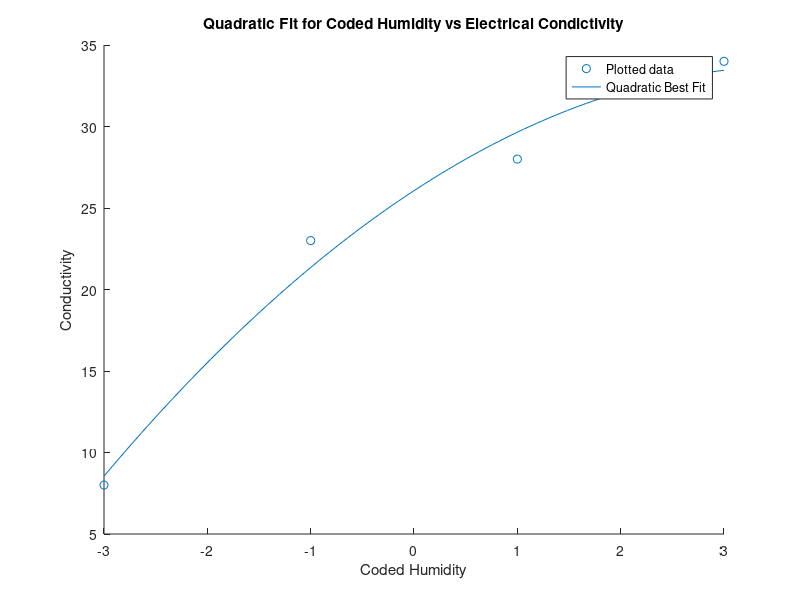

This chart was generated by the following MATLAB code:
clear;
M = zeros(2, 4);
M(1, :) = [20 30 40 50];
M(2, :) = [8 23 28 34];
humid = M(1, :);
elec = M(2, :);
x = (M(1, :) - 35) / 5;

A = zeros(3, length(x));
A(1, :) = x.^2;
A(2, :) = x;
A(3, :) =  A(3, :) + 1;
A = A';

y = elec';
%u = [A b]';
A_star = A' * A;
u_star = A' * y;

u = mldivide(A_star, u_star);
u = u';

x_vec = linspace(-3, 3, 100);
quad_fit = u(1).*x_vec.^2 + u(2).*x_vec + u(3);
scatter(x, y);
hold on;
plot(x_vec, quad_fit);
xlabel("Coded Humidity");
ylabel("Conductivity");
legend("Plotted data", "Quadratic Best Fit");
title("Quadratic Fit for Coded Humidity vs Electrical Condictivity");
